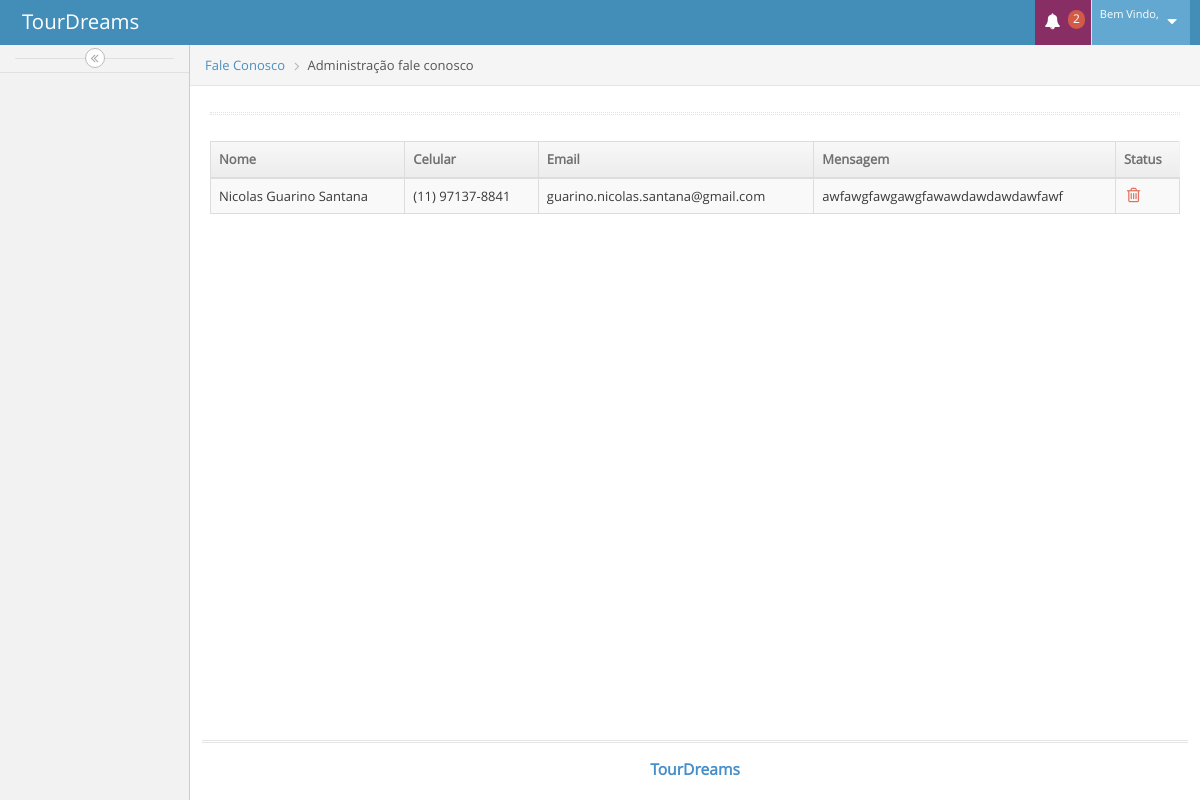
The page /SmartGamesSite/CMS/admFale.php on the database as committed earlier.
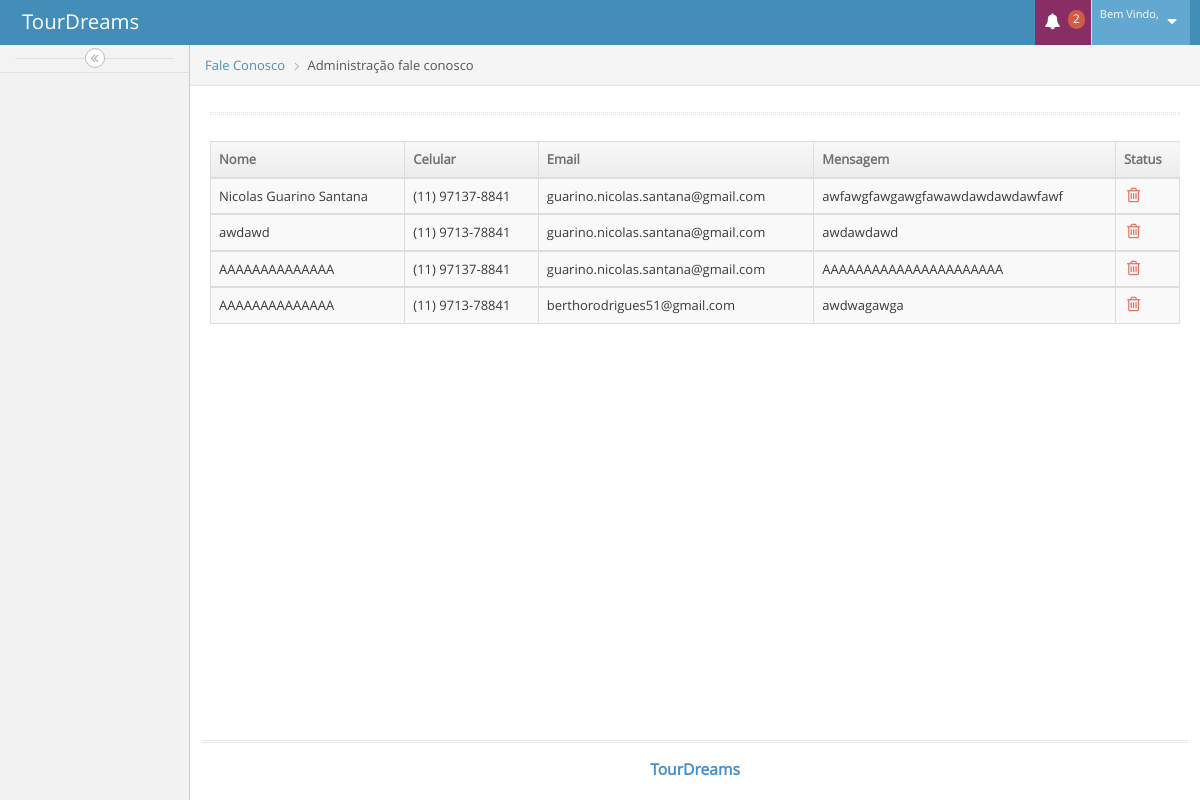
The same page on the database as committed later.
### tables this page shows
CREATE TABLE `tbl_fale_conosco` (
  `id_fale` int(11) NOT NULL AUTO_INCREMENT,
  `nome` varchar(60) NOT NULL,
  `email` varchar(80) NOT NULL,
  `celular` varchar(45) NOT NULL,
  `observacao` text NOT NULL,
  PRIMARY KEY (`id_fale`)
);

### SmartGamesSite/CMS/menu.php (called while the page is built, shortened)
<?php
	$nivel = $_GET['id_nivel_usuario'];
?>

### SmartGamesSite/CMS/admFale.php (the view, shortened to what this page needs)
<!DOCTYPE html>
<html lang="pt-br">
	<head>
		<link rel="stylesheet" href="assets/css/bootstrap.min.css" />
		<link rel="stylesheet" href="assets/font-awesome/4.5.0/css/font-awesome.min.css" />
		<link rel="stylesheet" href="assets/css/ace.min.css" class="ace-main-stylesheet" id="main-ace-style" />
		<link rel="stylesheet" href="assets/css/ace-skins.min.css" />
		<link rel="stylesheet" href="assets/css/ace-rtl.min.css" />
	</head>
	<body class="no-skin">
		<div id="navbar" class="navbar navbar-default          ace-save-state">
			<div class="navbar-container ace-save-state" id="navbar-container">
				<div class="navbar-header pull-left">
					<a href="home.php" class="navbar-brand">
						<small>
							TourDreams
						</small>
					</a>
				</div>
				<div class="navbar-buttons navbar-header pull-right" role="navigation">
					<ul class="nav ace-nav">
						<li class="purple dropdown-modal">
							<a data-toggle="dropdown" class="dropdown-toggle" href="#">
								<i class="ace-icon fa fa-bell icon-animated-bell"></i>
								<span class="badge badge-important">2</span>
							</a>
						</li>
						<li class="light-blue dropdown-modal">
							<a data-toggle="dropdown" href="#" class="dropdown-toggle">
								<span class="user-info">
									<small>Bem Vindo,</small>
								</span>
								<i class="ace-icon fa fa-caret-down"></i>
							</a>
						</li>
					</ul>
				</div>
			</div>
		</div>
		<div class="main-container ace-save-state" id="main-container">
			<div id="sidebar" class="sidebar                  responsive                    ace-save-state">
				<?php include('menu.php'); ?>
				<div class="sidebar-toggle sidebar-collapse" id="sidebar-collapse">
					<i id="sidebar-toggle-icon" class="ace-icon fa fa-angle-double-left ace-save-state" data-icon1="ace-icon fa fa-angle-double-left" data-icon2="ace-icon fa fa-angle-double-right"></i>
				</div>
			</div>
			<div class="main-content">
				<div class="main-content-inner">
					<div class="breadcrumbs ace-save-state" id="breadcrumbs">
						<ul class="breadcrumb">
							<li>
								<a href="#">Fale Conosco</a>
							</li>
							<li class="active">Administração fale conosco</li>
						</ul>
					</div>
					<div class="page-content">
						<div class="row">
							<div class="col-xs-12">
								<div class="hr hr-18 dotted hr-double"></div>
								<div class="row">
									<div class="col-xs-12">
										<div class="clearfix">
										</div>
										<div>
											<table id="dynamic-table" class="table table-striped table-bordered table-hover">
												<thead>
													<tr>
														<th>Nome</th>
														<th>Celular</th>
														<th class="hidden-480">Email</th>
														<th>
															Mensagem
														</th>
														<th>Status</th>
													</tr>
												</thead>
												<?php
												$sql = "select * from tbl_fale_conosco";
												$select = mysql_query($sql);
												while($rs = mysql_fetch_array($select)){
												?>
												<tbody>
													<tr>
														<td>
															<?php echo($rs['nome']);?>
														</td>
														<td><?php echo($rs['celular']);?></td>
														<td class="hidden-480"><?php echo($rs['email']);?></td>
														<td><?php echo($rs['observacao']);?></td>
														<td>
															<div class="hidden-sm hidden-xs action-buttons">
																<a class="red" href="admFale.php?modo=excluir&id_fale_conosco=<?php echo($rs['id_fale_conosco']);?>&nome_administrador=<?php echo($_GET['nome_administrador']);?>&id_administrador=<?php echo($_GET['id_administrador']);?>&id_nivel_usuario=<?php echo($nivel);?>">
																	<i class="ace-icon fa fa-trash-o bigger-130"></i>
																</a>
															</div>
														</td>
													</tr>
													<?php
														}
													?>
												</tbody>
											</table>
										</div>
									</div>
								</div>
							</div>
						</div>
					</div>
				</div>
			</div>
			<div class="footer">
				<div class="footer-inner">
					<div class="footer-content">
						<span class="bigger-120">
							<span class="blue bolder">TourDreams</span>
						</span>
					</div>
				</div>
			</div>
		</div>
	</body>
</html>

Rows that differ between the two databases and show on the page:
added tbl_fale_conosco: nome "awdawd", celular "(11) 9713-78841", email "guarino.nicolas.santana@gmail.com", observacao "awdawdawd"
added tbl_fale_conosco: nome "AAAAAAAAAAAAAA", celular "(11) 97137-8841", email "guarino.nicolas.santana@gmail.com", observacao "AAAAAAAAAAAAAAAAAAAAAA"
added tbl_fale_conosco: nome "AAAAAAAAAAAAAA", celular "(11) 9713-78841", email "berthorodrigues51@gmail.com", observacao "awdwagawga"
